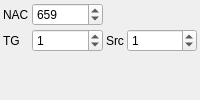
      <widget class="QWidget" name="p25Page">
       <attribute name="title">
        <string>P25</string>
       </attribute>
       <layout class="QGridLayout" name="p25PageLayout" columnstretch="0,1,0,1">
        <property name="leftMargin">
         <number>3</number>
        </property>
        <property name="topMargin">
         <number>3</number>
        </property>
        <property name="rightMargin">
         <number>3</number>
        </property>
        <property name="bottomMargin">
         <number>3</number>
        </property>
        <property name="spacing">
         <number>3</number>
        </property>
        <item row="0" column="0">
         <widget class="QLabel" name="p25NacLabel">
          <property name="text">
           <string>NAC</string>
          </property>
         </widget>
        </item>
        <item row="0" column="1">
         <widget class="QSpinBox" name="p25Nac">
          <property name="toolTip">
           <string>Network access code (12 bit, shown in decimal)</string>
          </property>
          <property name="minimum">
           <number>0</number>
          </property>
          <property name="maximum">
           <number>4095</number>
          </property>
          <property name="value">
           <number>659</number>
          </property>
         </widget>
        </item>
        <item row="1" column="0">
         <widget class="QLabel" name="p25TalkGroupLabel">
          <property name="text">
           <string>TG</string>
          </property>
         </widget>
        </item>
        <item row="1" column="1">
         <widget class="QSpinBox" name="p25TalkGroup">
          <property name="toolTip">
           <string>Talk group (16 bit)</string>
          </property>
          <property name="minimum">
           <number>0</number>
          </property>
          <property name="maximum">
           <number>65535</number>
          </property>
          <property name="value">
           <number>1</number>
          </property>
         </widget>
        </item>
        <item row="1" column="2">
         <widget class="QLabel" name="p25SourceIdLabel">
          <property name="text">
           <string>Src</string>
          </property>
         </widget>
        </item>
        <item row="1" column="3">
         <widget class="QSpinBox" name="p25SourceId">
          <property name="toolTip">
           <string>Source ID (24 bit)</string>
          </property>
          <property name="minimum">
           <number>0</number>
          </property>
          <property name="maximum">
           <number>16777215</number>
          </property>
          <property name="value">
           <number>1</number>
          </property>
         </widget>
        </item>
        <item row="2" column="0" colspan="4">
         <spacer name="p25Spacer">
          <property name="orientation">
           <enum>Qt::Orientation::Vertical</enum>
          </property>
          <property name="sizeHint" stdset="0">
           <size>
            <width>20</width>
            <height>0</height>
           </size>
          </property>
         </spacer>
        </item>
       </layout>
      </widget>
